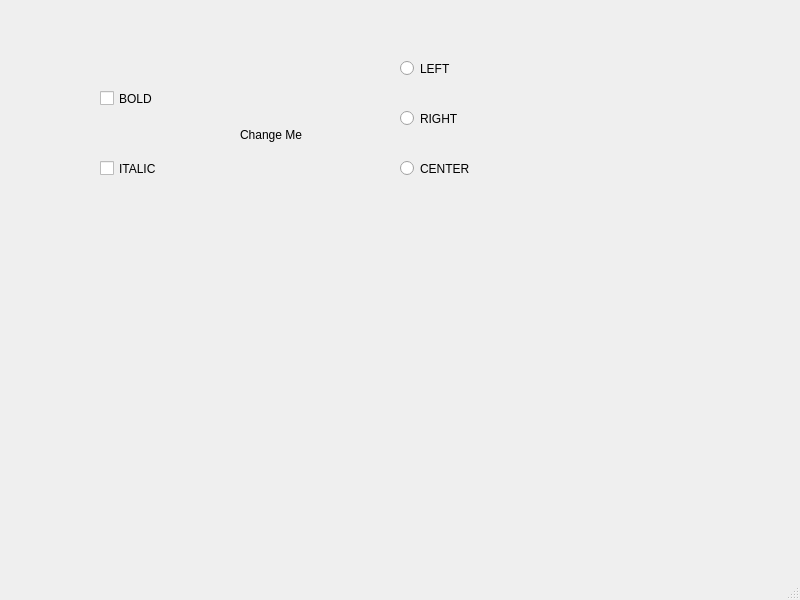
<?xml version="1.0" encoding="UTF-8"?>
<ui version="4.0">
 <class>MainWindow</class>
 <widget class="QMainWindow" name="MainWindow">
  <property name="geometry">
   <rect>
    <x>0</x>
    <y>0</y>
    <width>800</width>
    <height>600</height>
   </rect>
  </property>
  <property name="windowTitle">
   <string>MainWindow</string>
  </property>
  <widget class="QWidget" name="centralwidget">
   <widget class="QCheckBox" name="checkBox">
    <property name="geometry">
     <rect>
      <x>100</x>
      <y>90</y>
      <width>70</width>
      <height>17</height>
     </rect>
    </property>
    <property name="text">
     <string>BOLD</string>
    </property>
   </widget>
   <widget class="QCheckBox" name="checkBox_2">
    <property name="geometry">
     <rect>
      <x>100</x>
      <y>160</y>
      <width>70</width>
      <height>17</height>
     </rect>
    </property>
    <property name="text">
     <string>ITALIC</string>
    </property>
   </widget>
   <widget class="QRadioButton" name="radioButton">
    <property name="geometry">
     <rect>
      <x>400</x>
      <y>60</y>
      <width>82</width>
      <height>17</height>
     </rect>
    </property>
    <property name="text">
     <string>LEFT</string>
    </property>
   </widget>
   <widget class="QRadioButton" name="radioButton_2">
    <property name="geometry">
     <rect>
      <x>400</x>
      <y>110</y>
      <width>82</width>
      <height>17</height>
     </rect>
    </property>
    <property name="text">
     <string>RIGHT</string>
    </property>
   </widget>
   <widget class="QRadioButton" name="radioButton_3">
    <property name="geometry">
     <rect>
      <x>400</x>
      <y>160</y>
      <width>82</width>
      <height>17</height>
     </rect>
    </property>
    <property name="text">
     <string>CENTER</string>
    </property>
   </widget>
   <widget class="QLabel" name="label">
    <property name="geometry">
     <rect>
      <x>240</x>
      <y>120</y>
      <width>141</width>
      <height>31</height>
     </rect>
    </property>
    <property name="text">
     <string>&lt;html&gt;&lt;head/&gt;&lt;body&gt;&lt;p&gt;Change Me&lt;/p&gt;&lt;/body&gt;&lt;/html&gt;</string>
    </property>
   </widget>
  </widget>
  <widget class="QMenuBar" name="menubar">
   <property name="geometry">
    <rect>
     <x>0</x>
     <y>0</y>
     <width>800</width>
     <height>21</height>
    </rect>
   </property>
  </widget>
  <widget class="QStatusBar" name="statusbar"/>
 </widget>
 <resources/>
 <connections/>
</ui>
